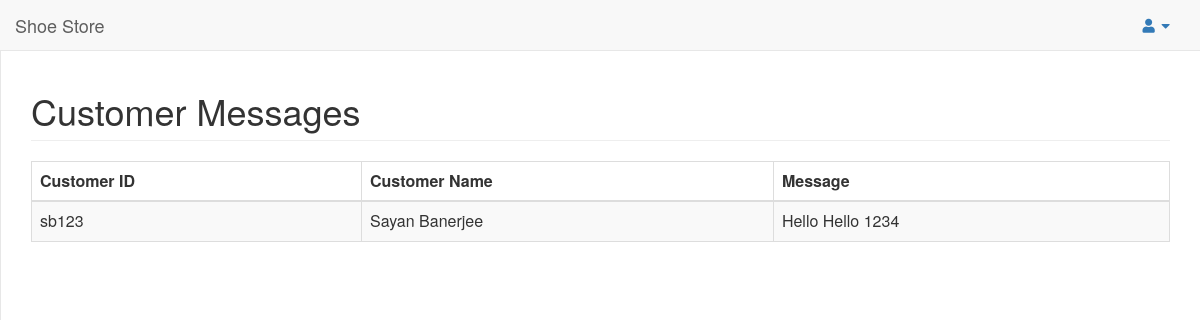
Screenshot of /admin/cust_messages.php with the database file from the repository.
### tables this page shows
CREATE TABLE `contact_log` (
  `cust_id` varchar(20) NOT NULL,
  `cust_name` varchar(50) NOT NULL,
  `msg` longtext NOT NULL
);

### admin/cust_messages.php (the view, shortened to what this page needs)
<?php
include("connection.php");
?>
<html>
<head>
    <link rel="stylesheet" href="https://maxcdn.bootstrapcdn.com/bootstrap/3.3.7/css/bootstrap.min.css">
    <link rel="stylesheet" href="https://cdnjs.cloudflare.com/ajax/libs/font-awesome/5.15.0/css/all.min.css">
</head>
<body>
    <div id="wrapper">
        <nav class="navbar navbar-default navbar-static-top" role="navigation" style="margin-bottom: 0">
            <div class="navbar-header">
                <a class="navbar-brand" href="sub_admin_welcome.php">Shoe Store</a>
            </div>
            <ul class="nav navbar-top-links navbar-right">
                <li class="dropdown">
                    <a class="dropdown-toggle" data-toggle="dropdown" href="#">
                        <i class="fa fa-user fa-fw"></i> <i class="fa fa-caret-down"></i>
                    </a>
                </li>
            </ul>
        </nav>
        <div id="page-wrapper">
            <div class="row">
                <div class="col-lg-12">
                    <h1 class="page-header">Customer Messages</h1>
                </div>
            </div>
            <div class="row">
                <div class="col-lg-12">
                    <div class="row">
                        <div class="col-lg-12">
                            <div class="table-responsive">
                                <table id="second-morris-table" class="table table-bordered table-hover table-striped">
                                    <thead>
                                        <tr>
                                            <th>Customer ID</th>
                                            <th>Customer Name</th>
                                            <th>Message</th>
                                        </tr>
                                    </thead>
                                    <tbody>
                                        <?php
                                        $sql_msg = "SELECT * FROM contact_log";
                                        $res_msg = mysqli_query($con, $sql_msg);
		while($row = mysqli_fetch_array($res_msg))
		{
	?>
                                        <tr>
                                            <td><?php echo $row['cust_id'];?></td>
                                            <td><?php echo $row['cust_name'];?></td>
                                            <td><?php echo $row['msg'];?></td>
                                        </tr>
                                        <?php
		}
		?>
                                    </tbody>
                                </table>
                            </div>
                        </div>
                    </div>
                </div>
            </div>
        </div>
    </div>
</body>
</html>

### rows the page displays
contact_log: cust_id "sb123", cust_name "Sayan Banerjee", msg "Hello Hello 1234"
